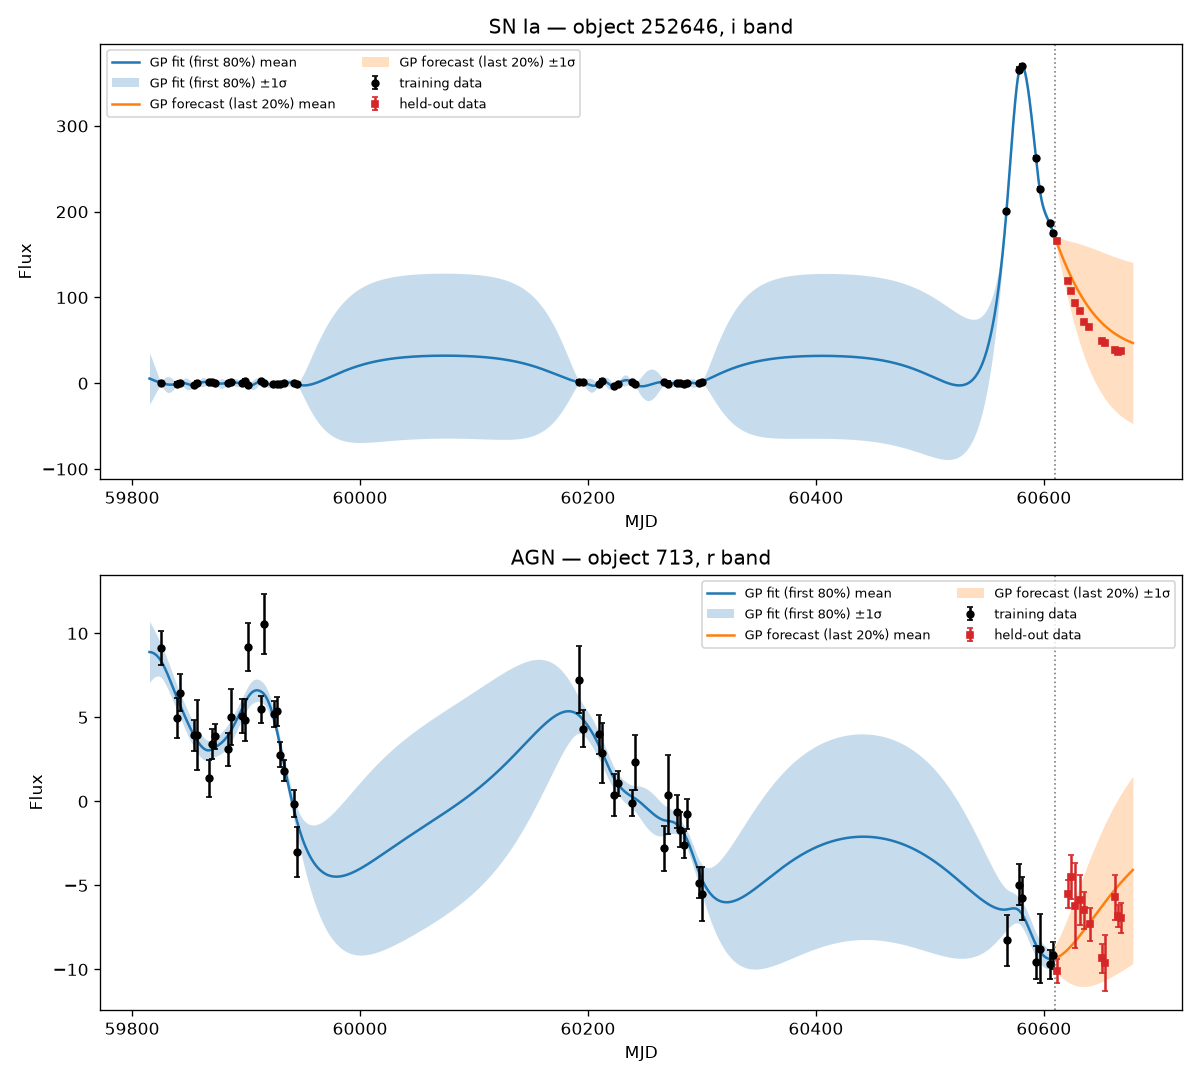

The script that saved this image:
"""Week 3: celerite2 GP fits on the first 80% of each light curve, forecasting the last 20%."""

from pathlib import Path

import matplotlib

matplotlib.use("Agg")
import matplotlib.pyplot as plt
import numpy as np
from celerite2 import GaussianProcess, terms
from scipy.optimize import minimize

from analysis import PASSBAND_INDEX, TARGETS
from plasticc_course import data as course_data


TRAIN_FRACTION = 0.8
# Starting guesses for the kernel timescale (days); the best optimum is kept.
RHO_STARTS = (5.0, 20.0, 100.0)


def load_band(object_id: int, band_name: str):
    """Return time-sorted MJD, flux and flux_err arrays for one passband."""

    observations = course_data.load_object(object_id, dataset="full")
    band = observations[observations["passband"] == PASSBAND_INDEX[band_name]]
    band = band.sort_values("mjd")
    return band["mjd"].to_numpy(), band["flux"].to_numpy(), band["flux_err"].to_numpy()


def build_gp(params, t, yerr):
    """Matern-3/2 GP with a constant mean and a jitter term added to flux_err."""

    mean, log_sigma, log_rho, log_jitter = params
    kernel = terms.Matern32Term(sigma=np.exp(log_sigma), rho=np.exp(log_rho))
    gp = GaussianProcess(kernel, mean=mean)
    gp.compute(t, diag=yerr**2 + np.exp(2 * log_jitter), quiet=True)
    return gp


def fit_gp(t, y, yerr):
    """Maximise the GP marginal likelihood; return the best parameter vector."""

    def neg_log_like(params):
        value = -build_gp(params, t, yerr).log_likelihood(y)
        return value if np.isfinite(value) else 1e25

    best = None
    for rho in RHO_STARTS:
        start = [np.median(y), np.log(np.std(y)), np.log(rho), np.log(np.median(yerr))]
        bounds = [(None, None), (-5, 10), (np.log(0.5), np.log(2000)), (-10, 10)]
        result = minimize(neg_log_like, start, method="L-BFGS-B", bounds=bounds)
        if best is None or result.fun < best.fun:
            best = result
    return best.x


def forecast_panel(ax, object_id: int, label: str, band_name: str) -> dict:
    """Fit on the first 80% of points, draw the GP and data, return held-out stats."""

    t, y, yerr = load_band(object_id, band_name)
    n_train = int(np.floor(TRAIN_FRACTION * len(t)))
    t_train, y_train, e_train = t[:n_train], y[:n_train], yerr[:n_train]
    t_test, y_test, e_test = t[n_train:], y[n_train:], yerr[n_train:]
    split = 0.5 * (t_train[-1] + t_test[0])

    params = fit_gp(t_train, y_train, e_train)
    gp = build_gp(params, t_train, e_train)

    t_grid = np.linspace(t[0] - 10, t[-1] + 10, 2000)
    mu, var = gp.predict(y_train, t=t_grid, return_var=True)
    sd = np.sqrt(var)
    fit_region = t_grid <= split
    for region, color, name in ((fit_region, "C0", "GP fit (first 80%)"),
                                (~fit_region, "C1", "GP forecast (last 20%)")):
        ax.plot(t_grid[region], mu[region], color=color, label=f"{name} mean")
        ax.fill_between(t_grid[region], (mu - sd)[region], (mu + sd)[region],
                        color=color, alpha=0.25, linewidth=0, label=f"{name} ±1σ")

    ax.errorbar(t_train, y_train, yerr=e_train, fmt="o", color="k", markersize=4,
                capsize=2, label="training data")
    ax.errorbar(t_test, y_test, yerr=e_test, fmt="s", color="C3", markersize=4,
                capsize=2, label="held-out data")
    ax.axvline(split, color="grey", linestyle=":", linewidth=1)
    ax.set_xlabel("MJD")
    ax.set_ylabel("Flux")
    ax.set_title(f"{label} — object {object_id}, {band_name} band")
    ax.legend(fontsize=8, ncol=2)

    # Held-out comparison: predictive sigma includes GP variance, jitter and flux_err.
    mu_test, var_test = gp.predict(y_train, t=t_test, return_var=True)
    total_sd = np.sqrt(var_test + np.exp(2 * params[3]) + e_test**2)
    residual = y_test - mu_test
    return {
        "object_id": object_id,
        "band": band_name,
        "n_train": n_train,
        "n_test": len(t_test),
        "split_mjd": round(float(split), 1),
        "mean": round(float(params[0]), 2),
        "sigma": round(float(np.exp(params[1])), 2),
        "rho_days": round(float(np.exp(params[2])), 1),
        "jitter": round(float(np.exp(params[3])), 3),
        "test_rmse": round(float(np.sqrt(np.mean(residual**2))), 2),
        "test_chi2_per_point": round(float(np.mean((residual / total_sd) ** 2)), 2),
        "test_within_1sigma": round(float(np.mean(np.abs(residual) < total_sd)), 2),
    }


def plot_forecasts(output_path: str | Path) -> list[dict]:
    """Save the stacked GP forecast panels and return per-object statistics."""

    fig, axes = plt.subplots(len(TARGETS), 1, figsize=(10, 9))
    stats = [forecast_panel(ax, *target) for ax, target in zip(axes, TARGETS)]
    fig.tight_layout()
    fig.savefig(output_path, dpi=120)
    plt.close(fig)
    return stats


if __name__ == "__main__":
    for row in plot_forecasts(Path(__file__).with_name("gp_forecast.png")):
        print(row)
